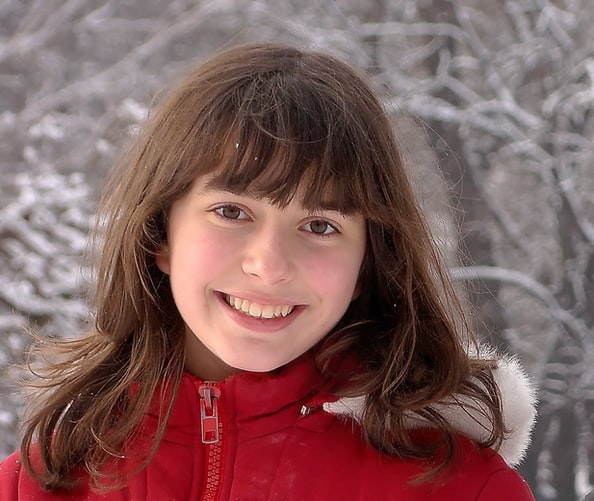
#> input picture Big eyebrows and Red Glasses Filter/Images/Image.jpg, 594 x 501 px
$ python Code.py
#> lines starting #> are read from the running program, lines starting #| are printed output that depends on the picture; after the words box and inside, x2 and y2 are one past the last pixel; in counts of white or black regions, pixels touching at a corner belong together
from matplotlib import pyplot as plt
import numpy as np
import cv2
import os.path  #imported the required libraries

# take path of the image as input
image_path = input("Enter the path here:")  #example -> C:\Users\xyz\OneDrive\Desktop\project\image.jpg
#> the answer given: ../Big eyebrows and Red Glasses Filter/Images/Image.jpg
img = cv2.imread(image_path)
#> img is the input picture: shape (501, 594, 3); mean B, G, R 93.5, 94.8, 129.2

image = cv2.cvtColor(img, cv2.COLOR_BGR2RGB)

image_small = cv2.pyrDown(image)
num_iter = 5
for _ in range(num_iter):
    image_small= cv2.bilateralFilter(image_small, d=9, sigmaColor=9, sigmaSpace=7)
image_rgb = cv2.pyrUp(image_small)

image_gray = cv2.cvtColor(image_rgb, cv2.COLOR_RGB2GRAY)
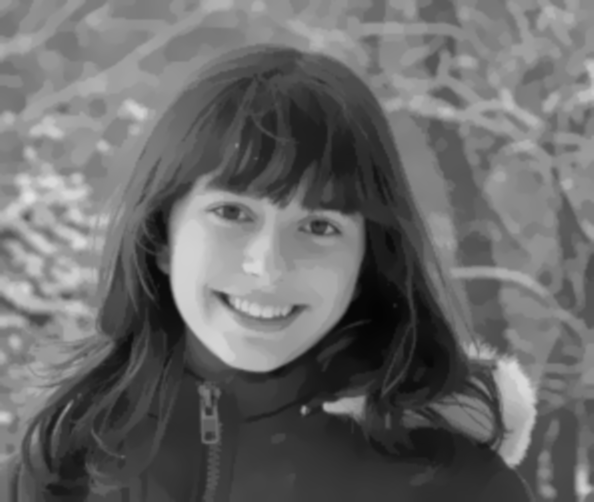
#> image_gray: shape (502, 594); min 4, max 225, mean 104.9
image_blur = cv2.medianBlur(image_gray, 7)
image_edge = cv2.adaptiveThreshold(image_blur, 255, cv2.ADAPTIVE_THRESH_GAUSSIAN_C, cv2.THRESH_BINARY, 7, 0.2)
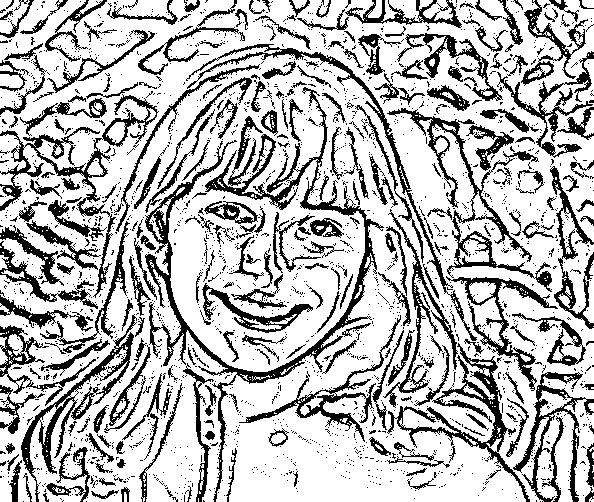
#> image_edge: shape (502, 594); 73.2% white; 2152 black regions (1894 under 20 px), largest, box (x1, y1, x2, y2) and area: (145, 87, 384, 502) 7645, (0, 94, 159, 298) 3204, (387, 108, 552, 292) 3149

image_edge = cv2.cvtColor(image_edge, cv2.COLOR_GRAY2RGB)
#> (the run stopped early here; a loop or call above may not have finished)
